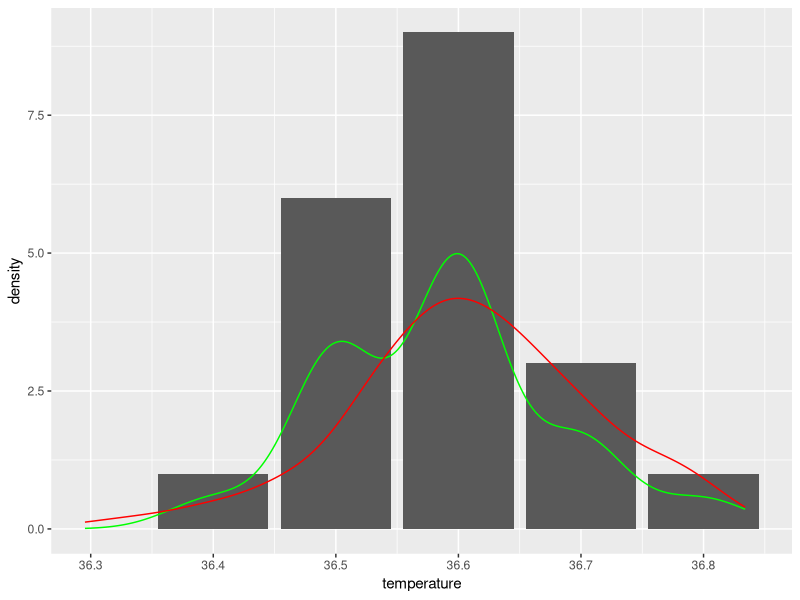

Here is the R script that generated this plot: (Note: a time limit stopped this script after it produced the figure.)
library(ggplot2)
df<-read.table("temp.csv",sep=",")
names(df)<-c("i","temperature")
# ggplot(df,aes(x=temperature))+geom_density()+geom_bar()
sd(df$temperature)
df2<-data.frame(temperature=rnorm(200,36.6,sd=0.1))

ggplot() +
  geom_bar(data=df,aes(x=temperature)) +
  geom_density(data=df, aes(x=temperature), color='green') +
  geom_density(data=df2, aes(x=temperature), color='red')

i<-0
while(i<1){
#do nothing
}
